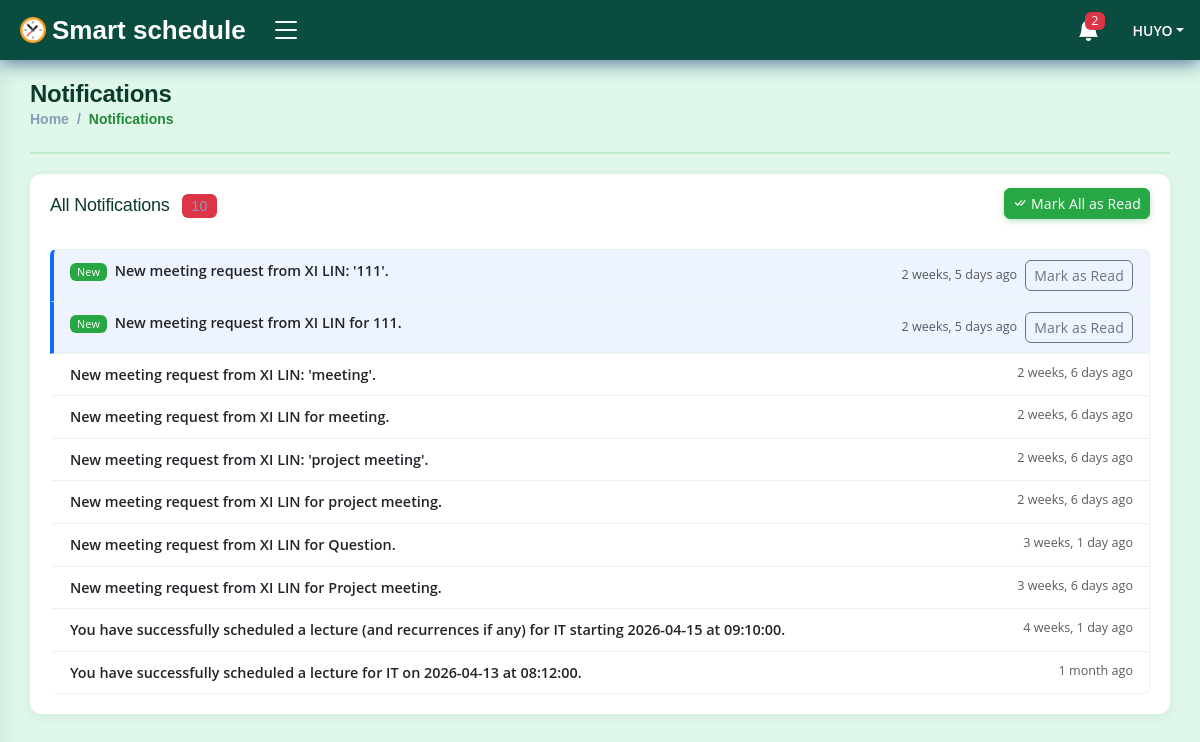
The app's page /campus/notifications/all/ (signed in) with its own data.
### accounts/models.py (models this page shows, shortened)
class User(AbstractUser):
    REMINDER_TIME_CHOICES = [
        ('60min', '60 minutes before'),
        ('30min', '30 minutes before'),
        ('15min', '15 minutes before'),
        ('instant', 'Instant'),
    ]
    NOTIFICATION_METHOD_CHOICES = [
        ('in_app', 'In-App'),
        ('email', 'Email'),
        ('both', 'Both'),
    ]
    id = models.CharField(max_length=50, primary_key=True, unique=True, editable=False)
    first_name = models.CharField(max_length=15, blank=False)
    last_name = models.CharField(max_length=15, blank=False)
    email = models.EmailField(unique=True)
    gender = models.CharField(max_length=7, blank=False)
    dob = models.DateField(null=True, blank=False, db_column='Date of Birth')
    age = models.PositiveIntegerField(default=0, editable=False)
    mobile_no = PhoneNumberField()
    is_student = models.BooleanField(default=False)
    date_updated = models.DateTimeField(auto_now=True)
    reminder_preference = models.CharField(
        max_length=100,  # Increased length to store multiple values
        default='15min',
        verbose_name='Reminder Times',
        help_text='Select one or more reminder times.'
    )
    notification_method = models.CharField(
        max_length=10,
        choices=NOTIFICATION_METHOD_CHOICES,
        default='in_app',
        verbose_name='Notification Method',
    )
    REQUIRED_FIELDS = ['username']
    USERNAME_FIELD = 'email'
    def __str__(self) -> str:
        return self.username
    class Meta:
        ordering = ['username', 'first_name', 'last_name']

### campus/models.py (models this page shows, shortened)
class Notification(models.Model):
    id = models.CharField(max_length=50, primary_key=True, unique=True, editable=False)
    recipient = models.ForeignKey(settings.AUTH_USER_MODEL, on_delete=models.CASCADE, related_name='notifications', null=True)
    message = models.CharField(max_length=255)
    content_type = models.ForeignKey(ContentType, on_delete=models.CASCADE, null=True)
    object_id = models.CharField(max_length=50, null=True)
    content_object = GenericForeignKey('content_type', 'object_id')
    is_read = models.BooleanField(default=False)
    date_created = models.DateTimeField(auto_now_add=True)
    class Meta:
        ordering = ['-date_created']
        verbose_name_plural = 'Notifications'

### campus/views.py (the view)
# urls.py: path('notifications/all/', views.view_all_notifications, name='view_all_notifications'),
@login_required(login_url='login')
def view_all_notifications(request):
    notifications = Notification.objects.filter(recipient=request.user).order_by('-date_created')
    has_unread_notifications = notifications.filter(is_read=False).exists()
    if request.user.is_student:
        base_template = 'dashboard/students/base.html'
    else: # Assuming faculty or admin
        base_template = 'dashboard/faculty/base.html'
    return render(request, 'notifications/all_notifications.html', {
        'notifications': notifications,
        'base_template': base_template,
        'has_unread_notifications': has_unread_notifications
    })

### accounts/models.py (called while the page is built)
    def __str__(self) -> str:
        return f'{self.staff}'

### campus/processors/context_processors.py (called while the page is built)
def user_notifications(request):
    if request.user.is_authenticated:
        unread_notifications = Notification.objects.filter(recipient=request.user, is_read=False)
        all_notifications = Notification.objects.filter(recipient=request.user)
        context = {
            'unread_notifications': unread_notifications,
            'unread_notifications_count': unread_notifications.count(),
            'all_notifications': all_notifications,
        }
    else:
        context = {
            'unread_notifications': [],
            'unread_notifications_count': 0,
            'all_notifications': [],
        }
    return context

### campus/templates/notifications/all_notifications.html (shortened to what this page needs)
{% extends base_template %}
{% load static %}
{% block content %}
<main id="main" class="main">
    <div class="pagetitle">
        <h1>Notifications</h1>
        <nav>
            <ol class="breadcrumb">
                <li class="breadcrumb-item"><a href="/">Home</a></li>
                <li class="breadcrumb-item active">Notifications</li>
            </ol>
        </nav>
    </div>
    <section class="section">
        <div class="row">
            <div class="col-lg-12">
                <div class="card">
                    <div class="card-body">
                        <div class="d-flex justify-content-between align-items-center mb-3">
                            <h5 class="card-title mb-0">
                                All Notifications
                                <span id="unread-count-badge" class="badge bg-danger ms-2" {% if not has_unread_notifications %}style="display:none"{% endif %}>
                                    {{ notifications|length }}
                                </span>
                            </h5>
                            <button id="mark-all-read-btn" class="btn btn-sm btn-primary"
                                {% if not has_unread_notifications %}style="display:none"{% endif %}>
                                <i class="bi bi-check-all me-1"></i>Mark All as Read
                            </button>
                        </div>
                        {% if notifications %}
                        <div class="list-group" id="notification-list">
                            {% for notification in notifications %}
                            <div class="list-group-item list-group-item-action notification-row
                                        {% if not notification.is_read %}unread-item{% endif %}"
                                 id="notif-{{ notification.id }}"
                                 data-notification-id="{{ notification.id }}"
                                 data-is-read="{{ notification.is_read|yesno:'true,false' }}">
                                <div class="d-flex w-100 justify-content-between align-items-start">
                                    <div class="flex-grow-1 me-3">
                                        {% if not notification.is_read %}
                                        <span class="badge bg-primary me-1 unread-badge">New</span>
                                        {% endif %}
                                        <span class="notification-message fw-semibold">{{ notification.message }}</span>
                                    </div>
                                    <div class="d-flex align-items-center gap-2 flex-shrink-0">
                                        <small class="text-muted">{{ notification.date_created|timesince }} ago</small>
                                        {% if not notification.is_read %}
                                        <button class="btn btn-outline-secondary btn-sm mark-one-read"
                                                data-notification-id="{{ notification.id }}">
                                            Mark as Read
                                        </button>
                                        {% endif %}
                                    </div>
                                </div>
                            </div>
                            {% endfor %}
                        </div>
                        {% else %}
                        <div class="text-center text-muted py-5">
                            <i class="bi bi-bell-slash fs-2 d-block mb-2"></i>
                            You have no notifications yet.
                        </div>
                        {% endif %}
                    </div>
                </div>
            </div>
        </div>
    </section>
</main>
{% endblock %}

### campus/templates/dashboard/faculty/base.html (shortened to what this page needs)
{% load static %}
{% load custom_filters %}
<!DOCTYPE html>
<html lang="en">
<head>
    <link href="https://cdn.jsdelivr.net/npm/bootstrap@5.3.2/dist/css/bootstrap.min.css" rel="stylesheet">
    <link rel="stylesheet" href="https://cdn.jsdelivr.net/npm/bootstrap-icons@1.11.1/font/bootstrap-icons.css">
    <link href="{% static 'css/styles.css' %}" rel="stylesheet">
    <link href="{% static 'css/custom.css' %}?v=2.0" rel="stylesheet">
    <link rel="stylesheet" href="https://cdn.jsdelivr.net/npm/fullcalendar@5.10.0/main.min.css">
</head>
<body>
    <header id="header" class="header fixed-top d-flex align-items-center">
        <div class="d-flex align-items-center justify-content-between">
            <a href="{% url 'faculty_homepage' %}" class="logo d-flex align-items-center">
                <img src="{% static 'img/logo/logo.png' %}" alt="logo">
                <span class="d-none d-lg-block text-white">Smart schedule</span>
            </a>
            <i class="bi bi-list toggle-sidebar-btn"></i>
        </div>
        <nav class="header-nav ms-auto">
            <ul class="d-flex align-items-center">
                <li class="nav-item dropdown">
                    <a class="nav-link nav-icon" href="#" data-bs-toggle="dropdown">
                        <i class="bi bi-bell-fill"></i>
                        {% if unread_notifications_count %}
                        <span class="badge bg-danger badge-number">{{ unread_notifications_count }}</span>
                        {% endif %}
                    </a>
                </li>
                <li class="nav-item dropdown pe-3">
                    <a class="nav-link nav-profile d-flex align-items-center pe-0" href="" data-bs-toggle="dropdown">
                        <span class="d-none d-md-block dropdown-toggle ps-2">{{ request.user.username }}</span>
                    </a>
                </li>
            </ul>
        </nav>
    </header>
    {% block content %}
    {% endblock %}
</body>
</html>

### static/css/styles.css (style rules this page uses)
:root { scroll-behavior: smooth; }
body { font-family: "Open Sans", sans-serif; background: #e0f8e9; color: #444444; }
a { color: #28a745; text-decoration: none; }
h1, h2, h3, h4, h5, h6 { font-family: "Nunito", sans-serif; }
#main { margin-top: 60px; padding: 20px 30px; transition: all 0.3s; }
.pagetitle { margin-bottom: 10px; }
.pagetitle h1 { font-size: 24px; margin-bottom: 0; font-weight: 600; color: #0c3b2e; }
.card { margin-bottom: 30px; border: none; border-radius: 5px; box-shadow: 0px 0 30px rgba(1, 41, 112, 0.1); }
.card-title { padding: 20px 0 15px 0; font-size: 18px; font-weight: 500; color: #0c3b2e; font-family: "Poppins", sans-serif; }
.card-title span { color: #899bbd; font-size: 14px; font-weight: 400; }
.card-body { padding: 0 20px 20px 20px; }
.breadcrumb { font-size: 14px; font-family: "Nunito", sans-serif; color: #899bbd; font-weight: 600; }
.breadcrumb a { color: #899bbd; transition: 0.3s; }
.breadcrumb .breadcrumb-item::before { color: #899bbd; }
.breadcrumb .active { color: #218838; font-weight: 600; }
.logo { line-height: 1; }
@media (min-width: 1200px) { .logo { width: 240px; } }
.logo img { max-height: 26px; margin-right: 6px; }
.logo span { font-size: 26px; font-weight: 700; color: #0c3b2e; font-family: "Nunito", sans-serif; }
.header { transition: all 0.5s; z-index: 997; height: 60px; box-shadow: 0px 2px 20px rgba(1, 41, 112, 0.7); background-color: #0a4c3f; padding-left: 20px; }
.header .toggle-sidebar-btn { font-size: 32px; padding-left: 10px; cursor: pointer; color: #fff; }
.header-nav ul { list-style: none; }
.header-nav>ul { margin: 0; padding: 0; }
.header-nav .nav-icon { font-size: 22px; color: #fff; margin-right: 25px; position: relative; }
.header-nav .nav-profile { color: #fff; }
.header-nav .nav-profile span { font-size: 14px; font-weight: 600; }
.header-nav .badge-number { position: absolute; inset: -2px -5px auto auto; font-weight: normal; font-size: 12px; padding: 3px 6px; }
@media (min-width: 1200px) { #main, #footer { margin-left: 300px; } }
@media (min-width: 1200px) { .toggle-sidebar #main, .toggle-sidebar #footer { margin-left: 0; } }
.btn-primary { color: #fff; background-color: #28a745; border-color: #28a745; }
.bg-primary { background-color: #28a745 !important; }

### static/css/custom.css (style rules this page uses)
#main { animation: fadeSlideIn 0.35s ease both; }
.pagetitle { padding-bottom: 6px; border-bottom: 2px solid rgba(40,167,69,0.18); margin-bottom: 20px !important; }
.pagetitle h1 { letter-spacing: -0.3px; }
.card { border-radius: 12px !important; box-shadow: 0 2px 12px rgba(1,41,112,0.07) !important; transition: box-shadow 0.25s ease, transform 0.25s ease; }
.card-body { border-radius: 12px; }
.card-title { letter-spacing: -0.2px; }
.btn { border-radius: 8px; font-weight: 500; letter-spacing: 0.01em; transition: transform 0.15s ease, box-shadow 0.15s ease, background-color 0.2s ease; }
.btn-sm { border-radius: 6px; }
.btn-primary { box-shadow: 0 2px 6px rgba(40,167,69,0.30); }
.badge { border-radius: 6px; padding: 0.35em 0.65em; font-weight: 500; letter-spacing: 0.02em; }
.list-group-item { border-color: #e8f3eb; padding: 10px 16px; transition: background-color 0.15s ease; font-size: 0.9rem; }
.breadcrumb { background: none; }

### campus/templates/notifications/all_notifications.html (style rules this page uses)
.notification-row { cursor: default; border-left: 4px solid transparent; transition: background 0.2s; }
.notification-row.unread-item { background-color: #eef4ff; border-left-color: #0d6efd; }

### records on screen
User: user.username "HUYO"
Notification: is_read "New", message "New meeting request from XI LIN: '111'.", date_created "2 weeks, 5 days"
Notification: is_read "New", message "New meeting request from XI LIN for 111.", date_created "2 weeks, 5 days"
Notification: message "New meeting request from XI LIN: 'meeting'.", date_created "2 weeks, 6 days"
Notification: message "New meeting request from XI LIN for meeting.", date_created "2 weeks, 6 days"
Notification: message "New meeting request from XI LIN: 'project meeting'.", date_created "2 weeks, 6 days"
Notification: message "New meeting request from XI LIN for project meeting.", date_created "2 weeks, 6 days"
Notification: message "New meeting request from XI LIN for Question.", date_created "3 weeks, 1 day"
Notification: message "New meeting request from XI LIN for Project meeting.", date_created "3 weeks, 6 days"
Notification: message "You have successfully scheduled a lecture (and recurrences if any) for IT starting 2026-04-15 at 09:10:00.", date_created "4 weeks, 1 day"
Notification: message "You have successfully scheduled a lecture for IT on 2026-04-13 at 08:12:00.", date_created "1 month"

### other values on screen
{{ unread_notifications_count }} "2"
{{ notifications|length }} "10"
